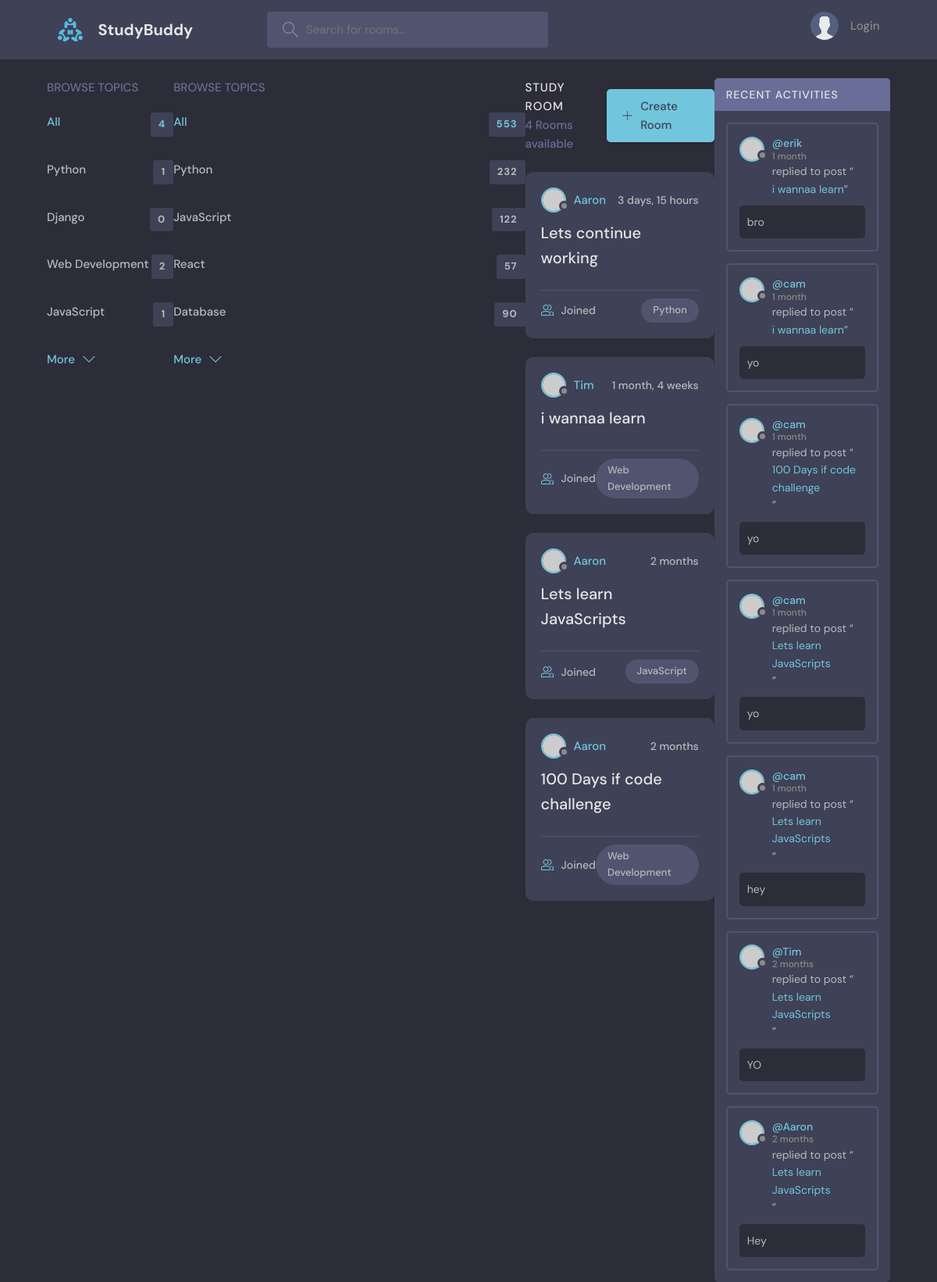
The page / on the database its author committed.
### base/models.py (models this page shows, shortened)
class Topic(models.Model):
    name = models.CharField(max_length=200)

class Room(models.Model):
    host = models.ForeignKey(User, on_delete=models.SET_NULL, null=True)
    topic = models.ForeignKey(Topic, on_delete=models.SET_NULL, null=True)
    name = models.CharField(max_length =200)
    description = models.TextField(null=True, blank=True)
    participants = models.ManyToManyField(User, related_name='rooms', blank=True)
    updated = models.DateTimeField(auto_now=True)
    created = models.DateTimeField(auto_now_add=True)
    class Meta:
        ordering = ['-updated', '-created']
    def __str__(self):
        return self.name

class Message(models.Model):
    user = models.ForeignKey(User, on_delete=models.CASCADE)
    room =models.ForeignKey(Room, on_delete=models.CASCADE)
    body = models.TextField()
    updated = models.DateTimeField(auto_now=True)
    created = models.DateTimeField(auto_now_add=True)
    class Meta:
        ordering = ['-updated', '-created']

### base/views.py (the view)
# urls.py: path('', views.home, name="home"),
def home(request):
    q = request.GET.get('q') if request.GET.get('q') != None else ''
    rooms = Room.objects.filter(
        Q(topic__name__icontains=q) |
        Q(name__icontains=q) |
        Q(description__icontains=q)
        )
    topics = Topic.objects.all()
    rooms_count = rooms.count()
    room_messages = Message.objects.filter(Q(room__topic__name__icontains=q))
    context = {'rooms': rooms, 'topics': topics,
               'room_count': rooms_count, 'room_messages': room_messages}
    return render(request, 'base/home.html', context)

### base/templates/base/home.html (shortened to what this page needs)
{% extends 'main.html' %}
{% block content %}
    <main class="layout layout--3">
      <div class="container">
        {% include 'base/topics_component.html' %}
        <div class="topics">
          <div class="topics__header">
            <h2>Browse Topics</h2>
          </div>
          <ul class="topics__list">
            <li>
              <a href="/" class="active">All <span>553</span></a>
            </li>
            <li>
              <a href="/">Python <span>232</span></a>
            </li>
            <li>
              <a href="/">JavaScript <span>122</span></a>
            </li>
            <li>
              <a href="/">React <span>57</span></a>
            </li>
            <li>
              <a href="/">Database <span>90</span></a>
            </li>
          </ul>
          <a class="btn btn--link" href="topics.html">
            More
            <svg version="1.1" xmlns="http://www.w3.org/2000/svg" width="32" height="32" viewBox="0 0 32 32">
              <title>chevron-down</title>
              <path d="M16 21l-13-13h-3l16 16 16-16h-3l-13 13z"></path>
            </svg>
          </a>
        </div>
        <div class="roomList">
          <div class="roomList__header">
            <div>
              <h2>Study Room</h2>
              <p>{{room_count}} Rooms available</p>
            </div>
            <a class="btn btn--main" href="{% url 'create-room' %}">
              <svg version="1.1" xmlns="http://www.w3.org/2000/svg" width="32" height="32" viewBox="0 0 32 32">
                <title>add</title>
                <path
                  d="M16.943 0.943h-1.885v14.115h-14.115v1.885h14.115v14.115h1.885v-14.115h14.115v-1.885h-14.115v-14.115z"
                ></path>
              </svg>
              Create Room
            </a>
          </div>
          {% include 'base/feed_component.html' %}
        </div>
         {% include 'base/activity_component.html' %}
      </div>
    </main>
    {% endblock %}

### base/templates/base/topics_component.html
<div class="topics">
    <div class="topics__header">
      <h2>Browse Topics</h2>
    </div>
    <ul class="topics__list">
      <li>
        <a href="{% url 'home' %}" class="active">All <span>{{topics.count}}</span></a>
        {% for topic in topics %}
      </li>
      <li>
        <a href="{% url 'home' %}?q={{topic.name}}">{{topic.name}} <span>{{topic.room_set.all.count}}</span></a>
      </li>
      {% endfor %}
    </ul>
    <a class="btn btn--link" href="topics.html">
      More
      <svg version="1.1" xmlns="http://www.w3.org/2000/svg" width="32" height="32" viewBox="0 0 32 32">
        <title>chevron-down</title>
        <path d="M16 21l-13-13h-3l16 16 16-16h-3l-13 13z"></path>
      </svg>
    </a>
  </div>

### base/templates/base/feed_component.html (shortened to what this page needs)
{% for room in rooms %}
<div class="roomListRoom">
    <div class="roomListRoom__header">
      <a href="{% url 'user-profile' room.host.id %}" class="roomListRoom__author">
        <div class="avatar avatar--small">
          <img src="https://randomuser.me/api/portraits/women/11.jpg" />
        </div>
        <span>{{room.host.username}}</span>
      </a>
      <div class="roomListRoom__actions">
        <span>{{room.created|timesince}}</span>
      </div>
    </div>
    <div class="roomListRoom__content">
      <a href="{% url 'room' room.id %}">{{room.name}}</a>
    </div>
    <div class="roomListRoom__meta">
      <a href="{% url 'room' room.id %}" class="roomListRoom__joined">
        {{room.participant.all.count}} Joined
      </a>
      <p class="roomListRoom__topic">{{room.topic.name}}</p>
    </div>
</div>
{% endfor %}

### base/templates/base/activity_component.html (shortened to what this page needs)
<div class="activities">
    <div class="activities__header">
      <h2>Recent Activities</h2>
    </div>
    {% for message in room_messages %}
    <div class="activities__box">
      <div class="activities__boxHeader roomListRoom__header">
        <a href="{% url 'user-profile' message.user.id %}" class="roomListRoom__author">
          <div class="avatar avatar--small">
            <img src="https://randomuser.me/api/portraits/women/11.jpg" />
          </div>
          <p>
            @{{message.user}}
            <span>{{message.created|timesince}}</span>
          </p>
        </a>
      </div>
      <div class="activities__boxContent">
        <p>replied to post “<a href="{% url 'room' message.room.id %}">{{message.room}}</a>”</p>
        <div class="activities__boxRoomContent">
            {{message.body}}
        </div>
        </div>
    </div>
    {% endfor %}
  </div>

### rows shown on the page
Topic: name "Python", room_set.all.count "1"
Topic: name "Django", room_set.all.count "0"
Topic: name "Web Development", room_set.all.count "2"
Topic: name "JavaScript", room_set.all.count "1"
Room: host.username "Aaron", created "3 days, 15 hours", name "Lets continue working", topic.name "Python"
Room: host.username "Tim", created "1 month, 4 weeks", name "i wannaa learn", topic.name "Web Development"
Room: host.username "Aaron", created "2 months", name "Lets learn JavaScripts", topic.name "JavaScript"
Room: host.username "Aaron", created "2 months", name "100 Days if code challenge", topic.name "Web Development"
Message: user "erik", created "1 month", room "i wannaa learn", body "bro"
Message: user "cam", created "1 month", room "i wannaa learn", body "yo"
Message: user "cam", created "1 month", room "100 Days if code challenge", body "yo"
Message: user "cam", created "1 month", room "Lets learn JavaScripts", body "yo"
Message: user "cam", created "1 month", room "Lets learn JavaScripts", body "hey"
Message: user "Tim", created "2 months", room "Lets learn JavaScripts", body "YO"
Message: user "Aaron", created "2 months", room "Lets learn JavaScripts", body "Hey"

### other values the page prints
{{ topics.count }} "4"
{{ room_count }} "4"
